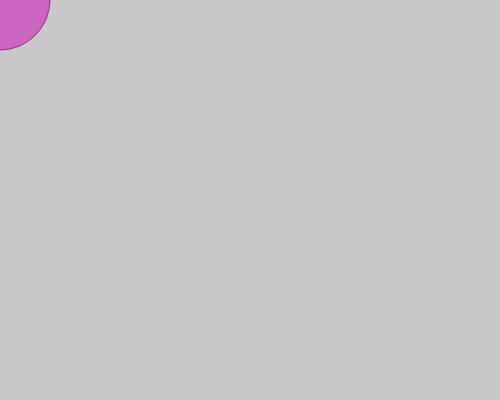
Frame 1 (no input)
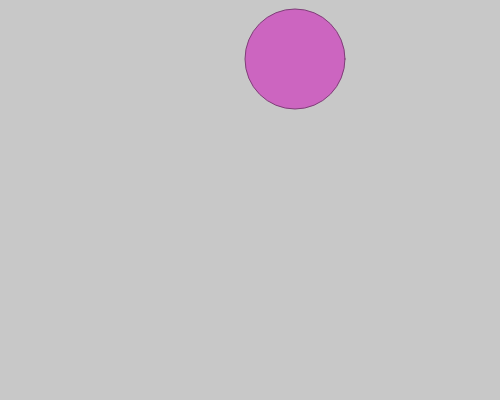
Frame 60 (no input)
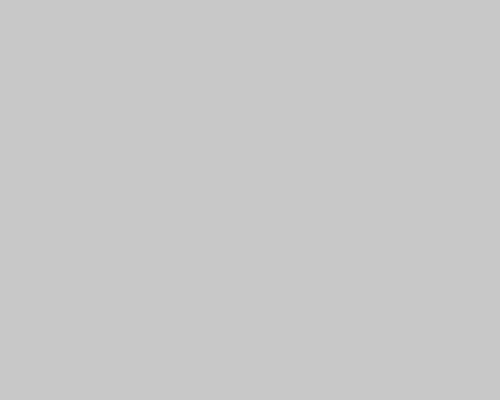
Frame 120 (the mouse pressed at the canvas centre since frame 60)

The p5.js sketch that drew these frames (run headless with seeded random() and noise() and a simulated clock; from frame 60 on, the mouse is pressed at the canvas centre):

// p5.js sketch
// ── sketch.js

//変数の宣言
var x;           //オブジェクトのx座標
var y;　　　　　 //オブジェクトのy座標
var xSpeed;　　　//オブジェクトのx座標の移動速度
var ySpeed;　　　//オブジェクトのy座標の移動速度

function setup() {
	//一度だけ実行
	createCanvas(500, 400);
	background(200);
	fill(204, 101, 192);
	stroke(127, 63, 120);

	//初期化
	x = 0;
	y = 0;
	xSpeed = 5;
	ySpeed = 1;

}


function draw() {
	//繰り返し実行
	background(200);
	ellipse(x, y, 100, 100);
	x = x + xSpeed;
	y = y + ySpeed;

}
